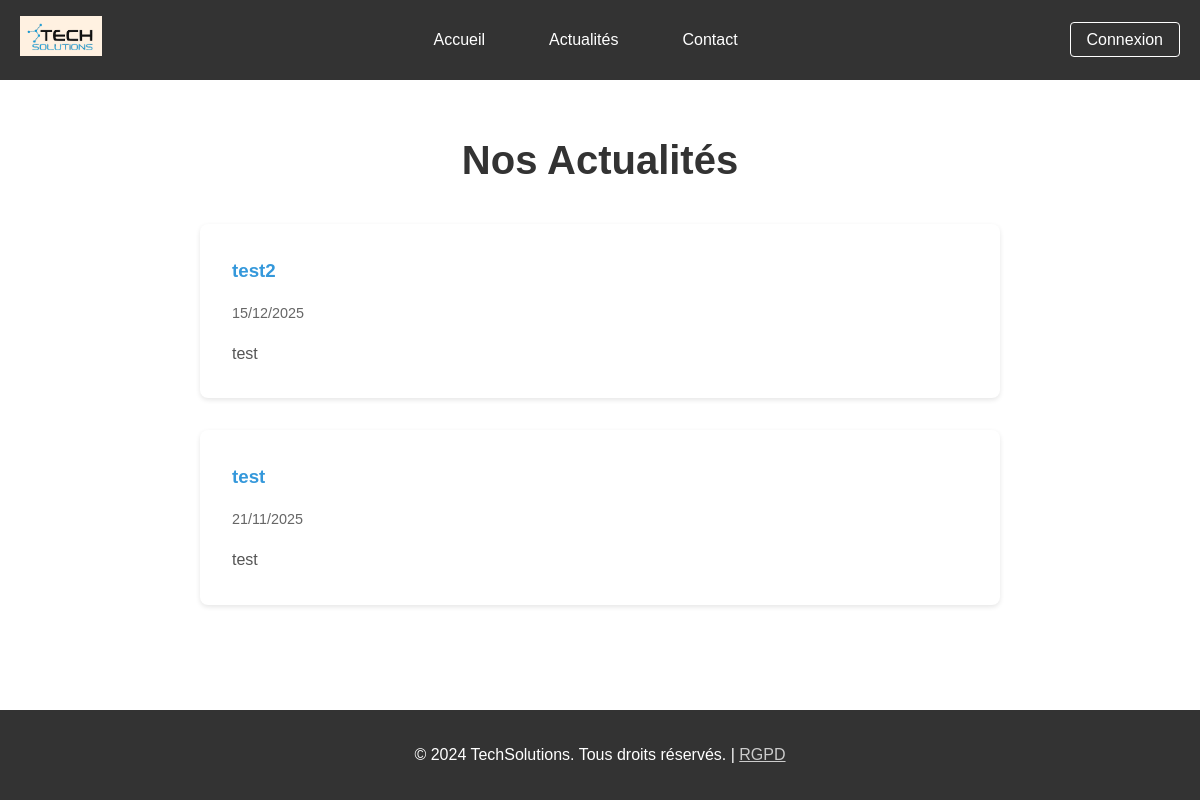
Page /actualites.php on the committed database.
### tables this page shows
CREATE TABLE `actualites` (
  `id` int(11) NOT NULL AUTO_INCREMENT,
  `titre` varchar(200) NOT NULL,
  `contenu` text NOT NULL,
  `date_publication` timestamp NOT NULL DEFAULT current_timestamp(),
  `actif` tinyint(1) DEFAULT 1,
  PRIMARY KEY (`id`)
);

### actualites.php (the view, shortened to what this page needs)
<?php
require_once 'config.php';
try {
    $actualites = $pdo->query("SELECT * FROM actualites WHERE actif = 1 ORDER BY date_publication DESC")->fetchAll();
} catch(Exception $e) {
    $actualites = [];
}
?>
<!DOCTYPE html>
<html lang="fr">
<head>
    <link rel="stylesheet" href="assets/style.css">
</head>
<body>
    <header>
        <div class="container">
            <nav>
                <div class="logo">
                    <a href="index.php"><img src="assets/logo.png" alt="TechSolutions"></a>
                </div>
                <ul class="nav-center">
                    <li><a href="index.php">Accueil</a></li>
                    <li><a href="actualites.php">Actualités</a></li>
                    <li><a href="contact.php">Contact</a></li>
                </ul>
                <div class="nav-right">
                    <a href="admin/login.php" class="login-btn">Connexion</a>
                </div>
            </nav>
        </div>
    </header>
    <section class="section">
        <div class="container">
            <h1>Nos Actualités</h1>
            <div class="actualites-grid">
                <?php if ($actualites): ?>
                    <?php foreach ($actualites as $actu): ?>
                    <div class="actualite-card">
                        <h3><?php echo htmlspecialchars($actu['titre']); ?></h3>
                        <div class="date"><?php echo date('d/m/Y', strtotime($actu['date_publication'])); ?></div>
                        <p><?php echo nl2br(htmlspecialchars($actu['contenu'])); ?></p>
                    </div>
                    <?php endforeach; ?>
                <?php endif; ?>
            </div>
        </div>
    </section>
    <footer>
        <div class="container">
            <p>&copy; 2024 TechSolutions. Tous droits réservés. | <a href="rgpd.php" style="color: #ccc;">RGPD</a></p>
        </div>
    </footer>
</body>
</html>

### assets/style.css (style rules this page uses)
* { margin: 0; padding: 0; box-sizing: border-box; }
body { font-family: Arial, sans-serif; line-height: 1.6; min-height: 100vh; display: flex; flex-direction: column; }
.container { max-width: 1200px; margin: 0 auto; padding: 0 20px; }
header { background: #333; color: white; padding: 1rem 0; }
nav { display: flex; justify-content: space-between; align-items: center; }
.logo img { height: 40px; width: auto; }
.nav-center { list-style: none; display: flex; gap: 2rem; }
.nav-center a { color: white; text-decoration: none; padding: 0.5rem 1rem; }
.login-btn { color: white; text-decoration: none; padding: 0.5rem 1rem; border: 1px solid white; border-radius: 4px; }
.section { padding: 3rem 0; flex: 1; }
.section h1, .section h2 { text-align: center; margin-bottom: 2rem; font-size: 2.5rem; color: #333; }
.actualites-grid { display: grid; gap: 2rem; max-width: 800px; margin: 0 auto; }
.actualite-card { background: white; padding: 2rem; border-radius: 8px; box-shadow: 0 2px 5px rgba(0,0,0,0.1); }
.actualite-card h3 { color: #3498db; margin-bottom: 1rem; }
.actualite-card .date { color: #666; font-size: 0.9rem; margin-bottom: 1rem; }
.actualite-card p { color: #555; }
footer { background: #333; color: white; text-align: center; padding: 2rem 0; margin-top: auto; }
footer a { color: #ccc; }
body { font-family: Arial, sans-serif; }

### actualites.php (style rules this page uses)
body { min-height: 100vh; display: flex; flex-direction: column; }
.section { flex: 1; }
footer { margin-top: auto; }

### rows in the picture
actualites: titre "test2", date_publication "15/12/2025", contenu "test"
actualites: titre "test", date_publication "21/11/2025", contenu "test"
